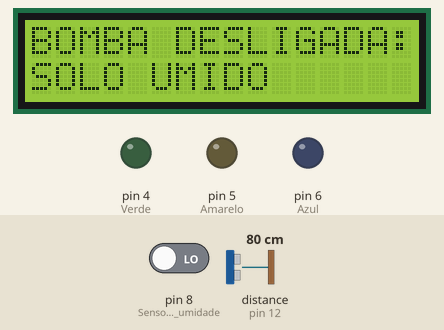
This sketch was run on a simulated Arduino Uno, built with avr-gcc and run on an emulated ATmega328P. Shown: 16×2 character LCD, output pins drawn as LEDs (lit = HIGH). The test bench sets the inputs (shaded band); at power-on: pin 8 (Sensor_de_umidade) LOW, distance to the obstacle (sensor on pin 12) 80 cm. What the sketch prints to the serial monitor is not drawn.

Above: at 1.9 s.
2.0 s: pin 8 (Sensor_de_umidade) driven HIGH
At 5.1 s:
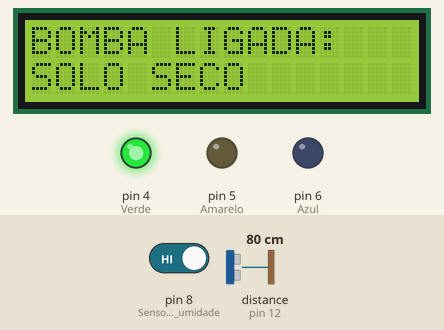
6.2 s: distance to the obstacle (sensor on pin 12) set to 9 cm
10.4 s: distance to the obstacle (sensor on pin 12) set to 6 cm
At 13.4 s:
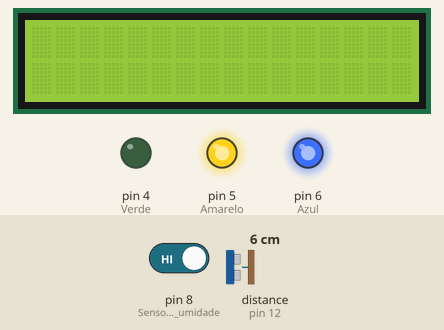
18.6 s: pin 8 (Sensor_de_umidade) driven LOW
At 20.4 s:
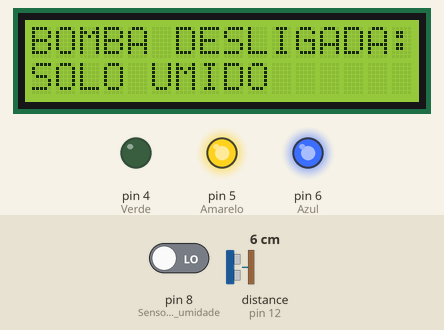
27.2 s: distance to the obstacle (sensor on pin 12) set to 18 cm
At 30.7 s:
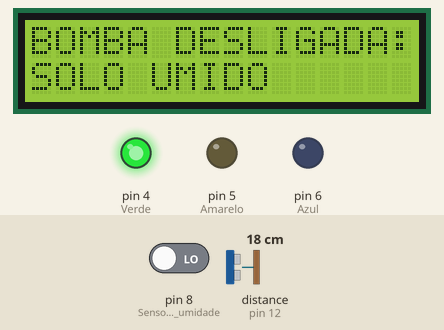
35.8 s: distance to the obstacle (sensor on pin 12) set to 2 cm
At 36.5 s:
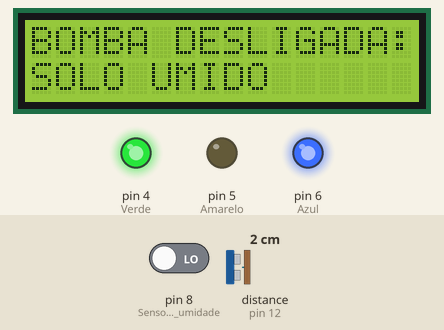
Timing chart, 0 to 38.8 s (numbered marks = the images above; inputs shaded):
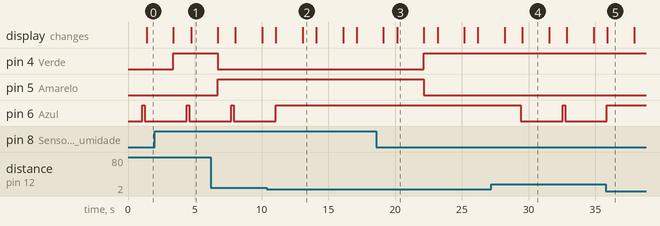

The sketch:

Estufa_Inteligente.ino
```cpp
//Bibliotecas
#include <LiquidCrystal_I2C.h>
#include <Wire.h>
#include <HCSR04.h>

//Configura I2C
#define endereco   0x27
#define colunas 16
#define linhas  2

//Chamada do display
LiquidCrystal_I2C lcd (endereco, colunas, linhas);

//Chamada dos sensores
int umidade(int estado);
UltraSonicDistanceSensor distanceSensor1(13, 12);


void setup() {

  //Leds
  pinMode(4, OUTPUT); // Verde
  pinMode(5, OUTPUT); // Amarelo
  pinMode(6, OUTPUT); // Azul

  //Sensor
  pinMode(8, INPUT); //Sensor de umidade

  //Configuração do display
  lcd.init();
  lcd.backlight();

  Serial.begin(9600);

}

void loop() {

    int retorno_umisolo, estado;


    retorno_umisolo =  umidade(estado);
    distancia();
  //Solo seco - nível alto no sensor
  if (retorno_umisolo == 1){
    lcd.print("BOMBA LIGADA:");
    lcd.setCursor(0, 1);
    lcd.print("SOLO SECO");
    delay(2000);
    digitalWrite(4, LOW);
    digitalWrite(5, HIGH);
  }
    //Solo úmido - nível baixo no sensor
    else{
    lcd.print("BOMBA DESLIGADA:");
    lcd.setCursor(0, 1);
    lcd.print("SOLO UMIDO");
    delay(2000);
    digitalWrite(4, HIGH);
    digitalWrite(5, LOW);
    }
    lcd.clear();


}

  //Leitura do sensor e retorno
  int umidade(int estado){

    int leitura;

        leitura = digitalRead(8);
          Serial.print("Umidade: ");
          Serial.println(leitura);
          delay(1000);

        return leitura;

  }

  //Medição de nível de água - Display HCS04
  void distancia(){
    float sensor, altura;
    sensor = (distanceSensor1.measureDistanceCm());

    altura = 10 - sensor;

  if (altura < 3){
      digitalWrite(6, HIGH);
      delay(200);
      digitalWrite(6, LOW);
      delay(100);
      Serial.println("ATENÇÃO NIVEL DE ÁGUA ABAIXO -> BOMBA DESLIGADA");
    }
    else{
            Serial.println("NÍVEL DE ÁGUA NORMAL -> BOMBA LIBERADA PARA USO");
            digitalWrite(6, HIGH);
    }

  }
```

Measured:
- the behaviour switches between 8 and 7 cm on distance to the obstacle (sensor on pin 12) (found by bisection; images 1 and 2)
- after the input at 2.0 s, the display: first differs from a run without the input after 2.7 s (image 1)
- after the input at 10.4 s, pin 6 (Azul): goes on until 11.1 s, then stays HIGH
- after the input at 18.6 s, pin 4 (Verde): LOW → HIGH after 3.6 s; pin 5 (Amarelo): HIGH → LOW after 3.6 s; the display: first differs from a run without the input after 1.6 s (image 3)
- after the input at 27.2 s, pin 6 (Azul): HIGH → LOW after 2.2 s, → HIGH 3.1 s later, → LOW 0.20 s later
- after the input at 35.8 s, pin 6 (Azul): goes on until 35.9 s, then stays HIGH
- what the display in image 2 shows lasts 1.0 s, from 13.1 s to 14.1 s
